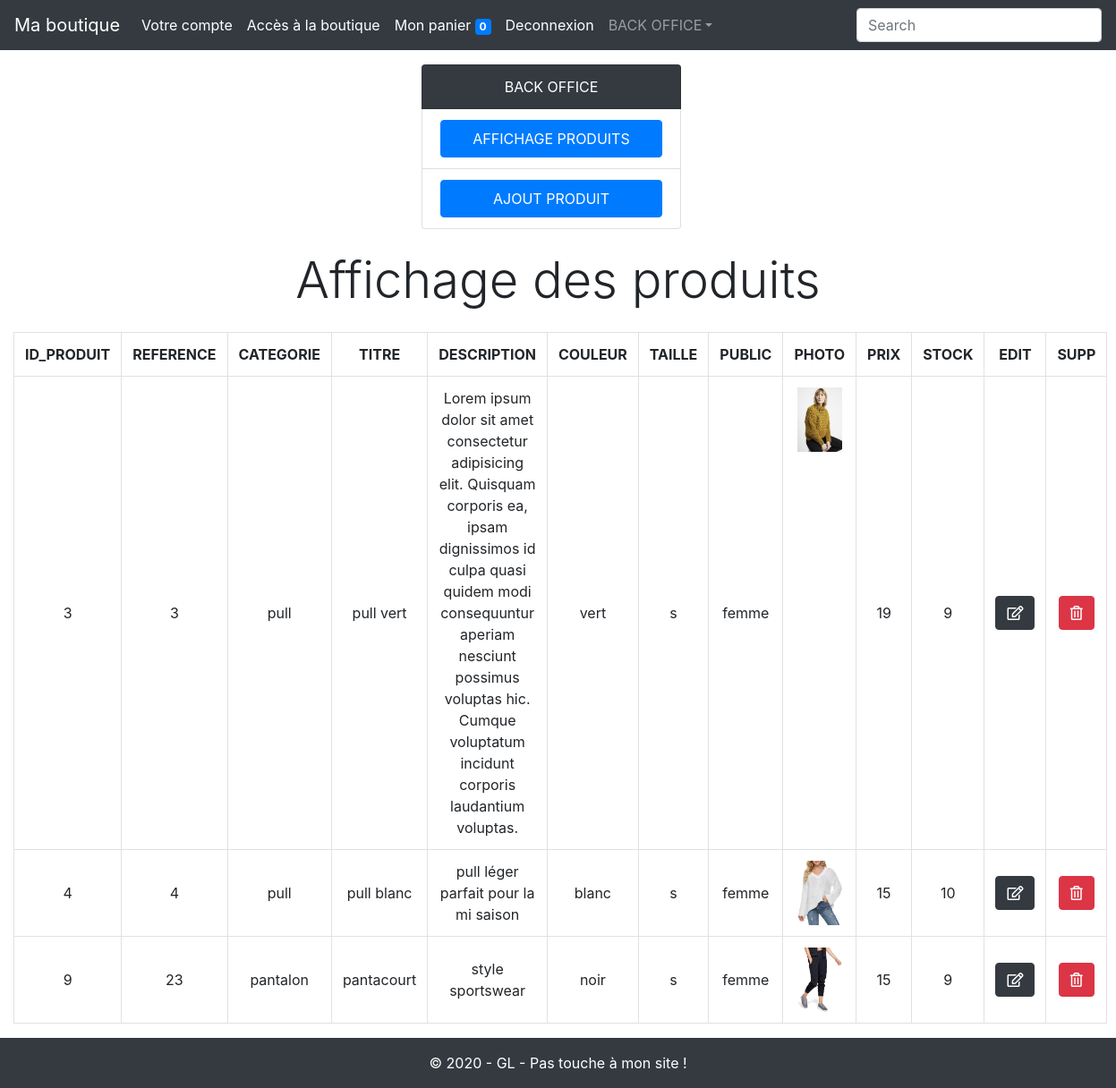
/admin/gestion_boutique.php?action=affichage (signed in), run on the app's committed database.
### tables this page shows
CREATE TABLE `produit` (
  `id_produit` int(11) NOT NULL,
  `reference` varchar(20) NOT NULL,
  `categorie` varchar(20) NOT NULL,
  `titre` varchar(100) NOT NULL,
  `description` text NOT NULL,
  `couleur` varchar(20) NOT NULL,
  `taille` varchar(5) NOT NULL,
  `public` enum('homme','femme','mixte') NOT NULL,
  `photo` varchar(255) NOT NULL,
  `prix` int(5) NOT NULL,
  `stock` int(5) NOT NULL
);

### inc/fonctions.inc.php (called while the page is built, shortened)
<?php
function connect()
{
    if(!isset($_SESSION['user']))
    {
        return false;
    }
    else
    {
        return true;
    }
}
function adminConnect()
{
    if(connect() && $_SESSION['user']['statut']==1)
    {
        return true;
    }
    else
    {
        return false;
    }
}

### admin/gestion_boutique.php (the view, shortened to what this page needs)
<?php
require_once('../inc/init.inc.php');
require_once('../inc/header.inc.php');
require_once('../inc/nav.inc.php');
?>
<ul class="col-md-3 mx-auto list-group text-center mt-3">
    <li class="list-group-item bg-dark text-white">BACK OFFICE</li>
    <li class="list-group-item"><a href="?action=affichage" class="col-md-12 btn btn-primary p-2">AFFICHAGE PRODUITS</a></li>
    <li class="list-group-item"><a href="?action=ajout" class="col-md-12 btn btn-primary p-2">AJOUT PRODUIT</a></li>
</ul>
<?php
if(isset($_GET['action']) && $_GET['action'] == 'affichage')
{
    echo '<h1 class="display-4 text-center my-4">Affichage des produits</h1>';
    $r = $bdd->query("SELECT * FROM produit");
    echo '<table class="table table-bordered text-center"><tr>';
    for ($i = 0; $i < $r->columnCount(); $i++) {
        $c = $r->getColumnMeta($i);
        echo "<th>" . strtoupper($c['name']) . "</th>";
    }
    echo "<th>EDIT</th>";
    echo "<th>SUPP</th>";
    echo '</tr>';
    while ($p = $r->fetch(PDO::FETCH_ASSOC)) {
        echo '<tr>';
        foreach ($p as $k => $v) {
            if ($k == 'photo') {
                echo "<td><img src='$v' alt='' style='width: 50px;'></td>";
            } else {
                echo "<td class='align-middle'>$v</td>";
            }
        }
        echo "<td class='align-middle'><a href='?action=modification&id_produit=$p[id_produit]' class='btn btn-dark'><i class='far fa-edit'></i></a></td>";
        echo "<td class='align-middle'><a href='?action=suppression&id_produit=$p[id_produit]' class='btn btn-danger' onclick='return(confirm(\"En êtes vous certain ?\"));'><i class='far fa-trash-alt'></i></a></td>";
        echo '</tr>';
    }
    echo '</table>';
}
?>
<?php
require_once('../inc/footer.inc.php');

### inc/header.inc.php (shortened to what this page needs)
<!DOCTYPE html>
<html lang="en">
<head>
    <link rel="stylesheet" href="https://cdn.jsdelivr.net/npm/bootstrap@4.5.3/dist/css/bootstrap.min.css">
    <link rel="stylesheet" href="https://use.fontawesome.com/releases/v5.3.1/css/all.css">
</head>
<body>

### inc/nav.inc.php (shortened to what this page needs)
<nav class="navbar navbar-expand-md navbar-dark bg-dark">
            <a class="navbar-brand" href="#">Ma boutique</a>
    <div class="collapse navbar-collapse" id="navbarsExample04">
        <ul class="navbar-nav mr-auto">
        <?php
        if(isset($_SESSION['panier']))
        {
            $badge= "<span class='badge badge-primary'>" . array_sum($_SESSION['panier']['quantite']) ."</span>";
        }
        else
        {
            $badge= "<span class='badge badge-primary'>0</span>";
        }
        ?>
        <?php if(connect()):  ?>
        <li class="nav-item active">
            <a class="nav-link" href="<?= URL ?>profil.php">Votre compte </a>
        </li>
        <li class="nav-item active">
            <a class="nav-link " href="<?= URL ?>boutique.php">Accès à la boutique</a>
        </li>
        <li class="nav-item active">
            <a class="nav-link " href="<?= URL ?>panier.php">Mon panier <?= $badge ?> </a>
        </li>
        <li class="nav-item active">
            <a class="nav-link " href="<?= URL ?>connexion.php? action=deconnexion">Deconnexion</a>
        </li>
        <?php endif; ?>
        <?php if(adminConnect()):  ?>
        <li class="nav-item dropdown">
            <a class="nav-link dropdown-toggle" href="#" id="dropdown04" data-toggle="dropdown" aria-haspopup="true" aria-expanded="false">BACK OFFICE</a>
        </li>
        <?php endif; ?>
        </ul>
        <form class="form-inline my-2 my-md-0">
        <input class="form-control" type="text" placeholder="Search">
        </form>
    </div>
    </nav>
    <main class="container-fluid" style="min-height : 90vh;">

### inc/footer.inc.php (shortened to what this page needs)
    </main>
    <footer class="bg-dark text-center text-white p-3">
        &copy; 2020 - GL - Pas touche à mon site !
    </footer>
</body>
</html>

### data on the page
produit: id_produit "3", reference "3", categorie "pull", titre "pull vert", description "Lorem ipsum dolor sit amet consectetur adipisicing elit. Quisquam corporis ea, ipsam dignissimos id culpa quasi quidem modi consequuntur aperiam nesciunt possimus voluptas hic. Cumque voluptatum incidunt corporis laudantium voluptas.", couleur "vert", taille "s", public "femme", photo (picture), prix "19", stock "9"
produit: id_produit "4", reference "4", categorie "pull", titre "pull blanc", description "pull léger parfait pour la mi saison", couleur "blanc", taille "s", public "femme", photo (picture), prix "15", stock "10"
produit: id_produit "9", reference "23", categorie "pantalon", titre "pantacourt", description "style sportswear", couleur "noir", taille "s", public "femme", photo (picture), prix "15", stock "9"

### other printed values
$c['name'] "ID_PRODUIT"
$c['name'] "REFERENCE"
$c['name'] "CATEGORIE"
$c['name'] "TITRE"
$c['name'] "DESCRIPTION"
$c['name'] "COULEUR"
$c['name'] "TAILLE"
$c['name'] "PUBLIC"
$c['name'] "PHOTO"
$c['name'] "PRIX"
$c['name'] "STOCK"
